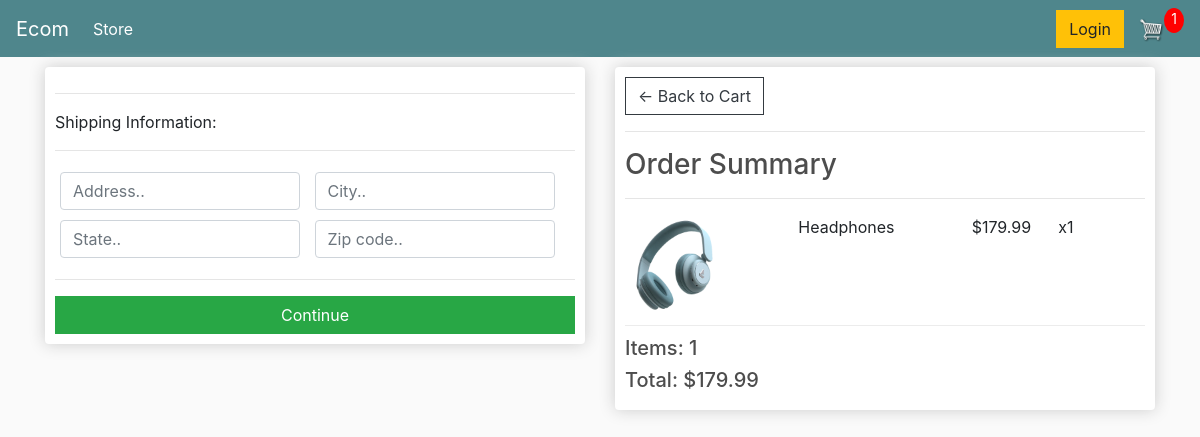
The page /checkout/ (signed in) on the database as committed earlier.
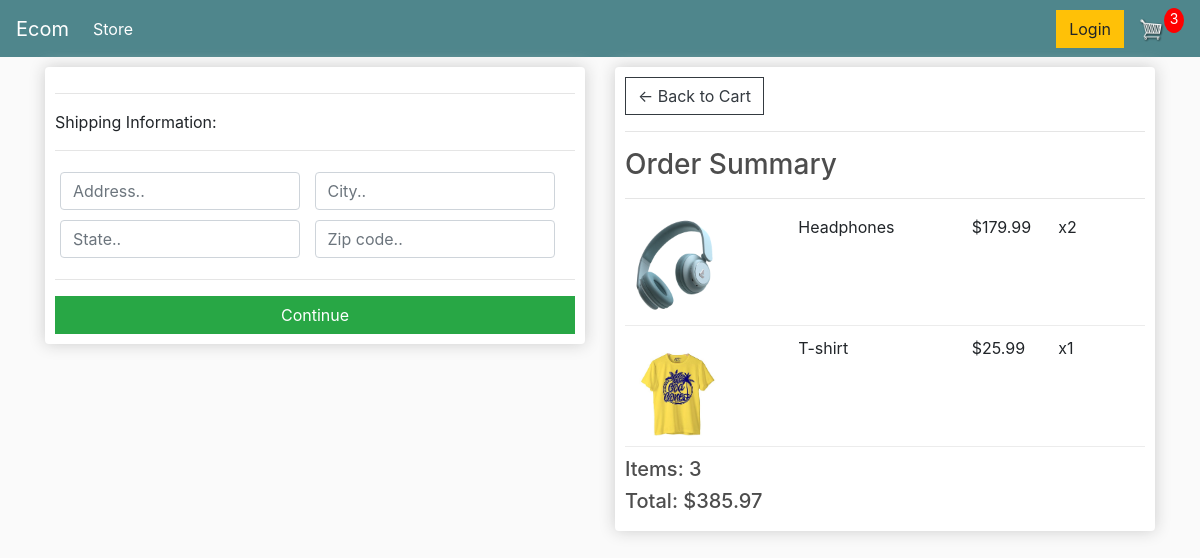
The same page on the database as committed later.
### store/models.py (models this page shows, shortened)
class Order(models.Model):
    customer = models.ForeignKey(Customer, on_delete=models.SET_NULL, blank=True, null=True)
    date_ordered = models.DateTimeField(auto_now_add=True)
    complete = models.BooleanField(default=False, null=True, blank=False)
    transaction_id = models.CharField(max_length=200, null=True)
    @property
    def shipping(self):
        shipping = False
        orderitems = self.orderitem_set.all()
        for i in orderitems:
            if i.product.digital == False:
                shipping = True
        return shipping
    @property
    def get_cart_total(self):
        orderitems = self.orderitem_set.all()
        total = sum([item.get_total for item in orderitems])
        return total
    @property
    def get_cart_items(self):
        orderitems = self.orderitem_set.all()
        total = sum([item.quantity for item in orderitems])
        return total

class OrderItem(models.Model):
    product = models.ForeignKey(Product, on_delete=models.SET_NULL, blank=True, null=True)
    order = models.ForeignKey(Order, on_delete=models.SET_NULL, blank=True, null=True)
    quantity = models.IntegerField(default=0, null=True, blank=True)
    date_added = models.DateTimeField(auto_now_add=True)
    @property
    def get_total(self):
        total = self.product.price*self.quantity
        return total

class Product(models.Model):
    name = models.CharField(max_length=200, null=True)
    price = models.FloatField()
    digital = models.BooleanField(default = False, null=True, blank=False)
    image = models.ImageField(null=True, blank=True)
    @property
    def imageURL(self):
        try:
            url = self.image.url
        except:
            url=''
        return url

### store/views.py (the view)
# urls.py: path('checkout/', views.checkout, name="checkout"),
def checkout(request):
     if request.user.is_authenticated:
          customer = request.user.customer
          order, created = Order.objects.get_or_create(customer = customer, complete = False)
          items = order.orderitem_set.all()
     else:
          items=[]
          order = {'get_cart_total':0, 'get_cart_items':0, 'shipping': False}
     context = {'items' : items, 'order':order}
     return render(request, 'store/checkout.html', context)

### store/templates/store/checkout.html (shortened to what this page needs)
{% extends 'store/main.html' %}
{% load static %}
{% block content %}
    <div class="row">
        <div class="col-lg-6">
            <div class="box-element" id="form-wrapper">
                <form id="form">
                    <div id="shipping-info">
                        <hr>
                        <p>Shipping Information:</p>
                        <hr>
                        <div class="form-field">
                            <input class="form-control" type="text" name="address" placeholder="Address..">
                        </div>
                        <div class="form-field">
                            <input class="form-control" type="text" name="city" placeholder="City..">
                        </div>
                        <div class="form-field">
                            <input class="form-control" type="text" name="state" placeholder="State..">
                        </div>
                        <div class="form-field">
                            <input class="form-control" type="text" name="zipcode" placeholder="Zip code..">
                        </div>
                    </div>
                    <hr>
                    <input id="form-button" class="btn btn-success btn-block" type="submit" value="Continue">
                </form>
            </div>
            <br>
        </div>
        <div class="col-lg-6">
            <div class="box-element">
                <a  class="btn btn-outline-dark" href="{% url 'cart' %}">&#x2190; Back to Cart</a>
                <hr>
                <h3>Order Summary</h3>
                <hr>
                {%for item in items%}
                <div class="cart-row">
                    <div style="flex:2"><img class="row-image" src="{{item.product.imageURL}}"></div>
                    <div style="flex:2"><p>{{item.product.name}}</p></div>
                    <div style="flex:1"><p>${{item.product.price}}</p></div>
                    <div style="flex:1"><p>x{{item.quantity}}</p></div>
                </div>
                {%endfor%}
                <h5>Items: {{order.get_cart_items}}</h5>
                <h5>Total: ${{order.get_cart_total}}</h5>
            </div>
        </div>
    </div>
{% endblock content %}

### store/templates/store/main.html (shortened to what this page needs)
<!DOCTYPE html>
{%load static%}
<html>
<head>
    <link rel="stylesheet" href="https://stackpath.bootstrapcdn.com/bootstrap/4.4.1/css/bootstrap.min.css">
	<link rel="stylesheet" type="text/css" href="{% static 'css/main.css' %}">
</head>
<body>
    <nav class="navbar navbar-expand-lg navbar-dark bg-dark">
  <a class="navbar-brand" href="{% url 'store' %}">Ecom</a>
  <div class="collapse navbar-collapse" id="navbarSupportedContent">
    <ul class="navbar-nav mr-auto">
      <li class="nav-item active">
        <a class="nav-link" href="{% url 'store' %}">Store <span class="sr-only">(current)</span></a>
      </li>
    </ul>
    <div class="form-inline my-2 my-lg-0">
     	<a href="#"class="btn btn-warning">Login</a>
     	<a href="{% url 'cart' %}">
    		<img  id="cart-icon" src="{% static 'images/cart.png' %}">
    	</a>
    	<p id="cart-total">{{order.get_cart_items}}</p>
    </div>
  </div>
</nav>
    <div class="container">
        {% block content %}
        {% endblock content %}
    </div>
</body>
</html></html>

Rows that differ between the two databases and show on the page:
changed through a linked row, Order: get_cart_items "1" → "3"; get_cart_total "179.99" → "385.97"
changed OrderItem "Headphones": quantity "1" → "2"
added OrderItem: product.imageURL (picture), product.name "T-shirt", product.price "25.99", quantity "1"
